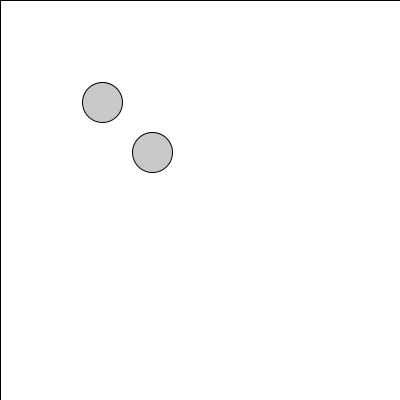
Frame 1 (no input)
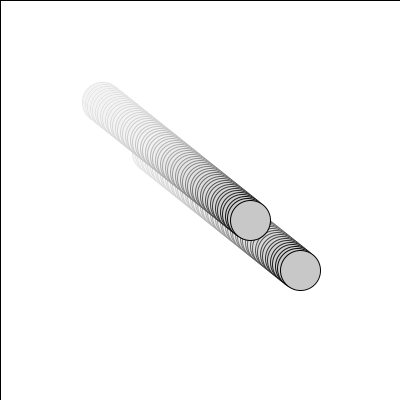
Frame 60 (the mouse pressed at the canvas centre just before this capture)
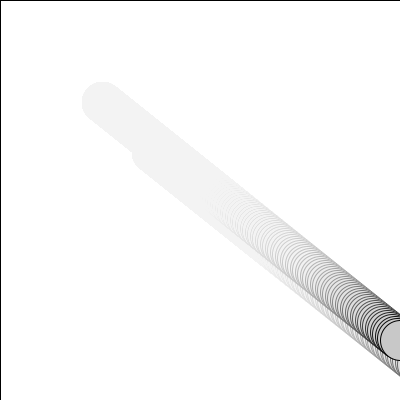
Frame 120 (the mouse held since frame 60 and released just before this capture)

The Processing sketch that drew these frames (run headless with seeded random() and noise(); from frame 60 on, the mouse is pressed at the canvas centre):

// Processing sketch: day9_01_functionModularity
// ── day9_01_functionModularity.pde
float posX = 100;
float posY = 100;
float speedX = 2.5;
float speedY = 2;

void setup() {
  size(400,400);
  smooth();  
  background(255);
}

void draw() {
  fill(255,10);
  rect(0,0,width,height);
  
  move();
  checkEdges();
  drawBall(posX, posY);
  drawBall(posX +50, posY +50);
}

void move() {
  posX = posX + speedX;
  posY = posY + speedY;  
}

void drawBall(float x, float y) {
  fill(200);
  ellipse(x, y, 40, 40);  
}

void checkEdges() {
  if (posX > width || posX < 0) {
    speedX *= -1;  
  } 
  if (posY > height || posY < 0) {
    speedY *= -1;  
  }   
}
